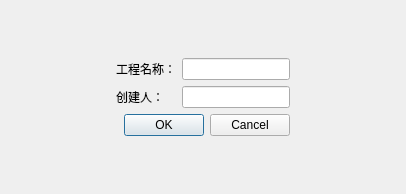
<?xml version="1.0" encoding="UTF-8"?>
<ui version="4.0">
 <class>Dialog</class>
 <widget class="QDialog" name="Dialog">
  <property name="geometry">
   <rect>
    <x>0</x>
    <y>0</y>
    <width>406</width>
    <height>194</height>
   </rect>
  </property>
  <property name="windowTitle">
   <string>Dialog</string>
  </property>
  <property name="windowIcon">
   <iconset>
    <normaloff>printer.png</normaloff>printer.png</iconset>
  </property>
  <layout class="QGridLayout" name="gridLayout_2">
   <item row="1" column="1">
    <layout class="QGridLayout" name="gridLayout">
     <item row="1" column="0">
      <widget class="QLabel" name="label_creator">
       <property name="text">
        <string>创建人：</string>
       </property>
      </widget>
     </item>
     <item row="1" column="1">
      <widget class="QLineEdit" name="lineEdit_creator"/>
     </item>
     <item row="0" column="0">
      <widget class="QLabel" name="label_project_name">
       <property name="text">
        <string>工程名称：</string>
       </property>
      </widget>
     </item>
     <item row="0" column="1">
      <widget class="QLineEdit" name="lineEdit_project_name"/>
     </item>
    </layout>
   </item>
   <item row="0" column="1">
    <spacer name="verticalSpacer_2">
     <property name="orientation">
      <enum>Qt::Vertical</enum>
     </property>
     <property name="sizeHint" stdset="0">
      <size>
       <width>20</width>
       <height>40</height>
      </size>
     </property>
    </spacer>
   </item>
   <item row="3" column="1">
    <spacer name="verticalSpacer">
     <property name="orientation">
      <enum>Qt::Vertical</enum>
     </property>
     <property name="sizeHint" stdset="0">
      <size>
       <width>20</width>
       <height>40</height>
      </size>
     </property>
    </spacer>
   </item>
   <item row="2" column="1">
    <widget class="QDialogButtonBox" name="buttonBox">
     <property name="orientation">
      <enum>Qt::Horizontal</enum>
     </property>
     <property name="standardButtons">
      <set>QDialogButtonBox::Cancel|QDialogButtonBox::Ok</set>
     </property>
    </widget>
   </item>
   <item row="1" column="0">
    <spacer name="horizontalSpacer">
     <property name="orientation">
      <enum>Qt::Horizontal</enum>
     </property>
     <property name="sizeHint" stdset="0">
      <size>
       <width>40</width>
       <height>20</height>
      </size>
     </property>
    </spacer>
   </item>
   <item row="1" column="2">
    <spacer name="horizontalSpacer_2">
     <property name="orientation">
      <enum>Qt::Horizontal</enum>
     </property>
     <property name="sizeHint" stdset="0">
      <size>
       <width>40</width>
       <height>20</height>
      </size>
     </property>
    </spacer>
   </item>
  </layout>
 </widget>
 <resources/>
 <connections>
  <connection>
   <sender>buttonBox</sender>
   <signal>accepted()</signal>
   <receiver>Dialog</receiver>
   <slot>accept()</slot>
   <hints>
    <hint type="sourcelabel">
     <x>248</x>
     <y>254</y>
    </hint>
    <hint type="destinationlabel">
     <x>157</x>
     <y>274</y>
    </hint>
   </hints>
  </connection>
  <connection>
   <sender>buttonBox</sender>
   <signal>rejected()</signal>
   <receiver>Dialog</receiver>
   <slot>reject()</slot>
   <hints>
    <hint type="sourcelabel">
     <x>316</x>
     <y>260</y>
    </hint>
    <hint type="destinationlabel">
     <x>286</x>
     <y>274</y>
    </hint>
   </hints>
  </connection>
 </connections>
</ui>
